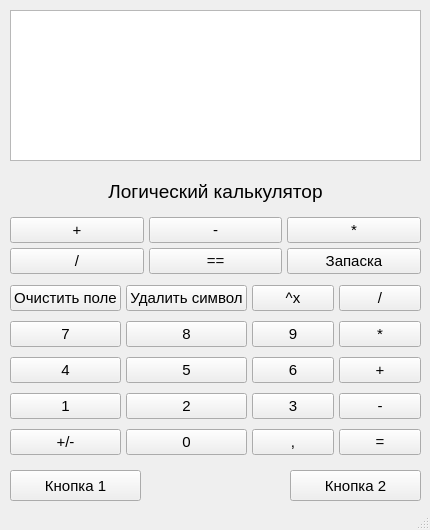
<?xml version="1.0" encoding="UTF-8"?>
<ui version="4.0">
 <class>MainWindow</class>
 <widget class="QMainWindow" name="MainWindow">
  <property name="enabled">
   <bool>true</bool>
  </property>
  <property name="geometry">
   <rect>
    <x>0</x>
    <y>0</y>
    <width>430</width>
    <height>530</height>
   </rect>
  </property>
  <property name="minimumSize">
   <size>
    <width>430</width>
    <height>530</height>
   </size>
  </property>
  <property name="maximumSize">
   <size>
    <width>430</width>
    <height>530</height>
   </size>
  </property>
  <property name="font">
   <font>
    <pointsize>11</pointsize>
   </font>
  </property>
  <property name="windowTitle">
   <string>Калькулятор</string>
  </property>
  <widget class="QWidget" name="centralwidget">
   <widget class="QTextEdit" name="Rezult">
    <property name="enabled">
     <bool>true</bool>
    </property>
    <property name="geometry">
     <rect>
      <x>10</x>
      <y>10</y>
      <width>411</width>
      <height>151</height>
     </rect>
    </property>
    <property name="acceptDrops">
     <bool>true</bool>
    </property>
    <property name="inputMethodHints">
     <set>Qt::ImhNone</set>
    </property>
    <property name="readOnly">
     <bool>true</bool>
    </property>
   </widget>
   <widget class="QPushButton" name="Button2">
    <property name="geometry">
     <rect>
      <x>290</x>
      <y>470</y>
      <width>131</width>
      <height>31</height>
     </rect>
    </property>
    <property name="text">
     <string>Кнопка 2</string>
    </property>
   </widget>
   <widget class="QPushButton" name="Button1">
    <property name="geometry">
     <rect>
      <x>10</x>
      <y>470</y>
      <width>131</width>
      <height>31</height>
     </rect>
    </property>
    <property name="text">
     <string>Кнопка 1</string>
    </property>
   </widget>
   <widget class="QWidget" name="gridLayoutWidget">
    <property name="geometry">
     <rect>
      <x>10</x>
      <y>280</y>
      <width>411</width>
      <height>181</height>
     </rect>
    </property>
    <layout class="QGridLayout" name="gridLayout">
     <property name="spacing">
      <number>5</number>
     </property>
     <item row="3" column="1">
      <widget class="QPushButton" name="Two">
       <property name="text">
        <string>2</string>
       </property>
      </widget>
     </item>
     <item row="1" column="2">
      <widget class="QPushButton" name="Nine">
       <property name="text">
        <string>9</string>
       </property>
      </widget>
     </item>
     <item row="4" column="1">
      <widget class="QPushButton" name="Zer0">
       <property name="text">
        <string>0</string>
       </property>
      </widget>
     </item>
     <item row="2" column="0">
      <widget class="QPushButton" name="Four">
       <property name="text">
        <string>4</string>
       </property>
      </widget>
     </item>
     <item row="1" column="3">
      <widget class="QPushButton" name="Mult">
       <property name="text">
        <string>*</string>
       </property>
      </widget>
     </item>
     <item row="3" column="3">
      <widget class="QPushButton" name="Minus">
       <property name="text">
        <string>-</string>
       </property>
      </widget>
     </item>
     <item row="4" column="0">
      <widget class="QPushButton" name="SignButton">
       <property name="text">
        <string>+/-</string>
       </property>
      </widget>
     </item>
     <item row="2" column="3">
      <widget class="QPushButton" name="Plus">
       <property name="text">
        <string>+</string>
       </property>
      </widget>
     </item>
     <item row="1" column="1">
      <widget class="QPushButton" name="Eight">
       <property name="text">
        <string>8</string>
       </property>
      </widget>
     </item>
     <item row="2" column="2">
      <widget class="QPushButton" name="Six">
       <property name="text">
        <string>6</string>
       </property>
      </widget>
     </item>
     <item row="2" column="1">
      <widget class="QPushButton" name="Five">
       <property name="text">
        <string>5</string>
       </property>
      </widget>
     </item>
     <item row="3" column="0">
      <widget class="QPushButton" name="One">
       <property name="text">
        <string>1</string>
       </property>
      </widget>
     </item>
     <item row="3" column="2">
      <widget class="QPushButton" name="Three">
       <property name="text">
        <string>3</string>
       </property>
      </widget>
     </item>
     <item row="4" column="3">
      <widget class="QPushButton" name="Equal">
       <property name="text">
        <string>=</string>
       </property>
      </widget>
     </item>
     <item row="4" column="2">
      <widget class="QPushButton" name="DotButton">
       <property name="text">
        <string>,</string>
       </property>
      </widget>
     </item>
     <item row="1" column="0">
      <widget class="QPushButton" name="Seven">
       <property name="text">
        <string>7</string>
       </property>
      </widget>
     </item>
     <item row="0" column="3">
      <widget class="QPushButton" name="Div">
       <property name="text">
        <string>/</string>
       </property>
       <property name="icon">
        <iconset theme="computer"/>
       </property>
       <property name="checkable">
        <bool>false</bool>
       </property>
       <property name="autoDefault">
        <bool>false</bool>
       </property>
       <property name="default">
        <bool>false</bool>
       </property>
       <property name="flat">
        <bool>false</bool>
       </property>
      </widget>
     </item>
     <item row="0" column="0">
      <widget class="QPushButton" name="ClearButton">
       <property name="text">
        <string>Очистить поле</string>
       </property>
      </widget>
     </item>
     <item row="0" column="1">
      <widget class="QPushButton" name="DeleteButton">
       <property name="text">
        <string>Удалить символ</string>
       </property>
      </widget>
     </item>
     <item row="0" column="2">
      <widget class="QPushButton" name="Powto">
       <property name="text">
        <string>^x</string>
       </property>
      </widget>
     </item>
    </layout>
   </widget>
   <widget class="QWidget" name="gridLayoutWidget_2">
    <property name="geometry">
     <rect>
      <x>10</x>
      <y>170</y>
      <width>411</width>
      <height>104</height>
     </rect>
    </property>
    <layout class="QGridLayout" name="gridLayout_2">
     <property name="spacing">
      <number>5</number>
     </property>
     <item row="1" column="0">
      <widget class="QPushButton" name="PlusLog">
       <property name="text">
        <string>+</string>
       </property>
      </widget>
     </item>
     <item row="2" column="1">
      <widget class="QPushButton" name="EqLog">
       <property name="text">
        <string>==</string>
       </property>
      </widget>
     </item>
     <item row="2" column="0">
      <widget class="QPushButton" name="DivLog">
       <property name="text">
        <string>/</string>
       </property>
      </widget>
     </item>
     <item row="1" column="1">
      <widget class="QPushButton" name="MinusLog">
       <property name="text">
        <string>-</string>
       </property>
      </widget>
     </item>
     <item row="2" column="2">
      <widget class="QPushButton" name="pushButton_11">
       <property name="text">
        <string>Запаска</string>
       </property>
      </widget>
     </item>
     <item row="1" column="2">
      <widget class="QPushButton" name="MultLog">
       <property name="text">
        <string>*</string>
       </property>
      </widget>
     </item>
     <item row="0" column="0" colspan="3">
      <widget class="QLabel" name="label">
       <property name="font">
        <font>
         <pointsize>14</pointsize>
        </font>
       </property>
       <property name="text">
        <string>Лoгический калькулятор</string>
       </property>
       <property name="textFormat">
        <enum>Qt::PlainText</enum>
       </property>
       <property name="alignment">
        <set>Qt::AlignCenter</set>
       </property>
       <property name="wordWrap">
        <bool>false</bool>
       </property>
       <property name="margin">
        <number>5</number>
       </property>
      </widget>
     </item>
    </layout>
   </widget>
  </widget>
  <widget class="QStatusBar" name="statusbar"/>
 </widget>
 <resources/>
 <connections/>
</ui>
